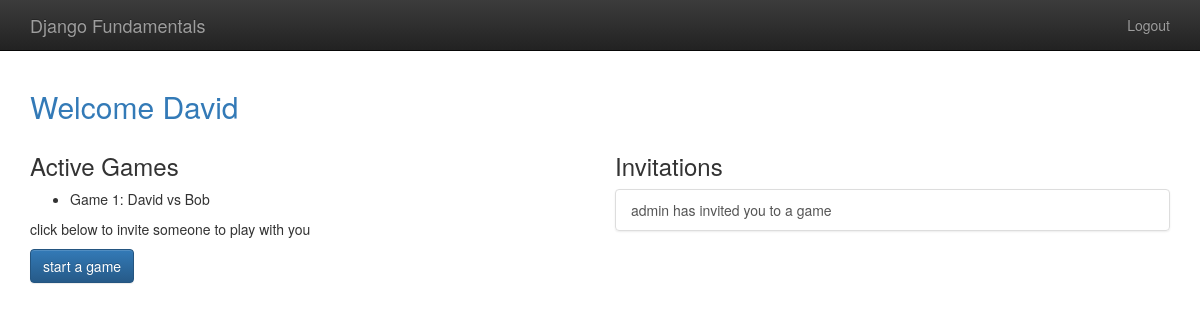
The app's page /player/home (signed in), older data.
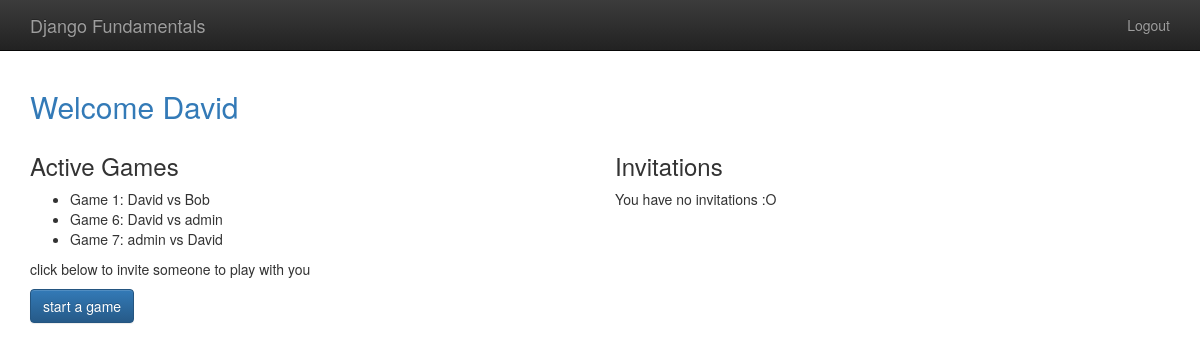
The same page, newer data.
### gameplay/models.py (models this page shows, shortened)
@python_2_unicode_compatible
class Game(models.Model):
    first_player = models.ForeignKey(User,
                                     related_name="games_first_player",
                                     on_delete=models.CASCADE)
    second_player = models.ForeignKey(User,
                                      related_name="games_second_player",
                                      on_delete=models.CASCADE)
    start_time = models.DateTimeField(auto_now_add=True)
    last_active = models.DateTimeField(auto_now=True)
    status = models.CharField(max_length=1, default='F', choices=GAME_STATUS_CHOICES)
    objects = GameQuerySet.as_manager()

### player/models.py (models this page shows)
class Invitation(models.Model):
    from_user = models.ForeignKey(User,
                                  related_name="invitations_send",
                                  on_delete=models.CASCADE)
    to_user = models.ForeignKey(User,
                                related_name="invitations_received",
                                on_delete=models.CASCADE)
    message = models.CharField(max_length=300)
    timestamp = models.DateTimeField(auto_now_add=True)

### player/views.py (the view)
# urls.py: url(r'home$', home, name="player_home"), #Named URLs are good if I end up changing the structure later
@login_required
def home(request):
    '''
    games_first_player = Game.objects.filter(
        first_player=request.user,
        status='F'
    )
    games_second_player = Game.objects.filter(
        second_player=request.user,
        status='S'
    )
    all_my_games = list(games_first_player) + \
                    list(games_second_player)
    '''
    my_games = Game.objects.games_for_user(request.user)
    active_games = my_games.active()
    invitations = request.user.invitations_received.all()
    return render(request, "player/home.html",
                  {'games': active_games, 'invitations': invitations})

### gameplay/models.py (called while the page is built)
    def games_for_user(self, user):
        return self.filter(
            Q(first_player=user) | Q(second_player=user)
        )

    def active(self):
        return self.filter(
            Q(status='F') | Q(status='S')
        )

### templates/player/home.html (shortened to what this page needs)
{% extends "base.html" %}
{% block content %}
    <h2 class="text-primary">Welcome {{ user.username }}</h2>
    <div class="row">
        <div class="col-md-6">
           <h3>Active Games</h3>
            <ul>
                {% for g in games %}
                    <li>Game {{g.id}}: {{g.first_player}} vs {{ g.second_player}}</li>
                {% endfor %}
            </ul>
            <p>click below to invite someone to play with you</p>
            <p>
                <a class="btn btn-primary" href="{% url 'player_new_invitation' %}">start a game</a>
            </p>
        </div>
        <div class="col-md-6">
            <h3>Invitations</h3>
            {% if invitations %}
                <div class="list-group">
                    {% for inv in invitations %}
                    <a class="list-group-item" href="{% url 'player_accept_invitation' id=inv.id %}">
                            {{ inv.from_user.username }} has invited you to a game
                    </a>
                    {% endfor %}
                </div>
            {% else %}
                <p>You have no invitations :O</p>
            {% endif %}
        </div>
    </div>
{% endblock %}

### templates/base.html (shortened to what this page needs)
{% load staticfiles %}
<!doctype html>
<html class="no-js" lang="">
<head>
    <link rel="stylesheet" href="{% static 'css/bootstrap.min.css' %}">
    <link rel="stylesheet" href="{% static 'css/bootstrap-theme.min.css' %}">
    <link rel="stylesheet" href="{% static 'css/main.css' %}">
</head>
<body>
<nav class="navbar navbar-inverse navbar-fixed-top" role="navigation">
    <div class="container">
        <div class="navbar-header">
            <a class="navbar-brand" href="/">Django Fundamentals</a>
        </div>
        <ul class="nav navbar-nav navbar-right">
            {% if user.is_authenticated %}
                <li><a href="{% url 'player_logout' %}">Logout</a></li>
            {% else %}
                <li><a href="{% url 'player_login' %}">Login</a></li>
            {% endif %}
        </ul>
    </div>
</nav>
<div class="container">
    {% block content %}
    {% endblock %}
</div>
</body>
</html>

### templates/base.html (style rules this page uses)
body { padding-top: 70px; padding-bottom: 20px; }

Row changes from the older to the newer data that the page shows:
removed Invitation: from_user.username "admin"
added Game: id "6", first_player "David", second_player "admin"
added Game: id "7", first_player "admin", second_player "David"
Text that changed along with them:
text now shown: "You have no invitations :O"
